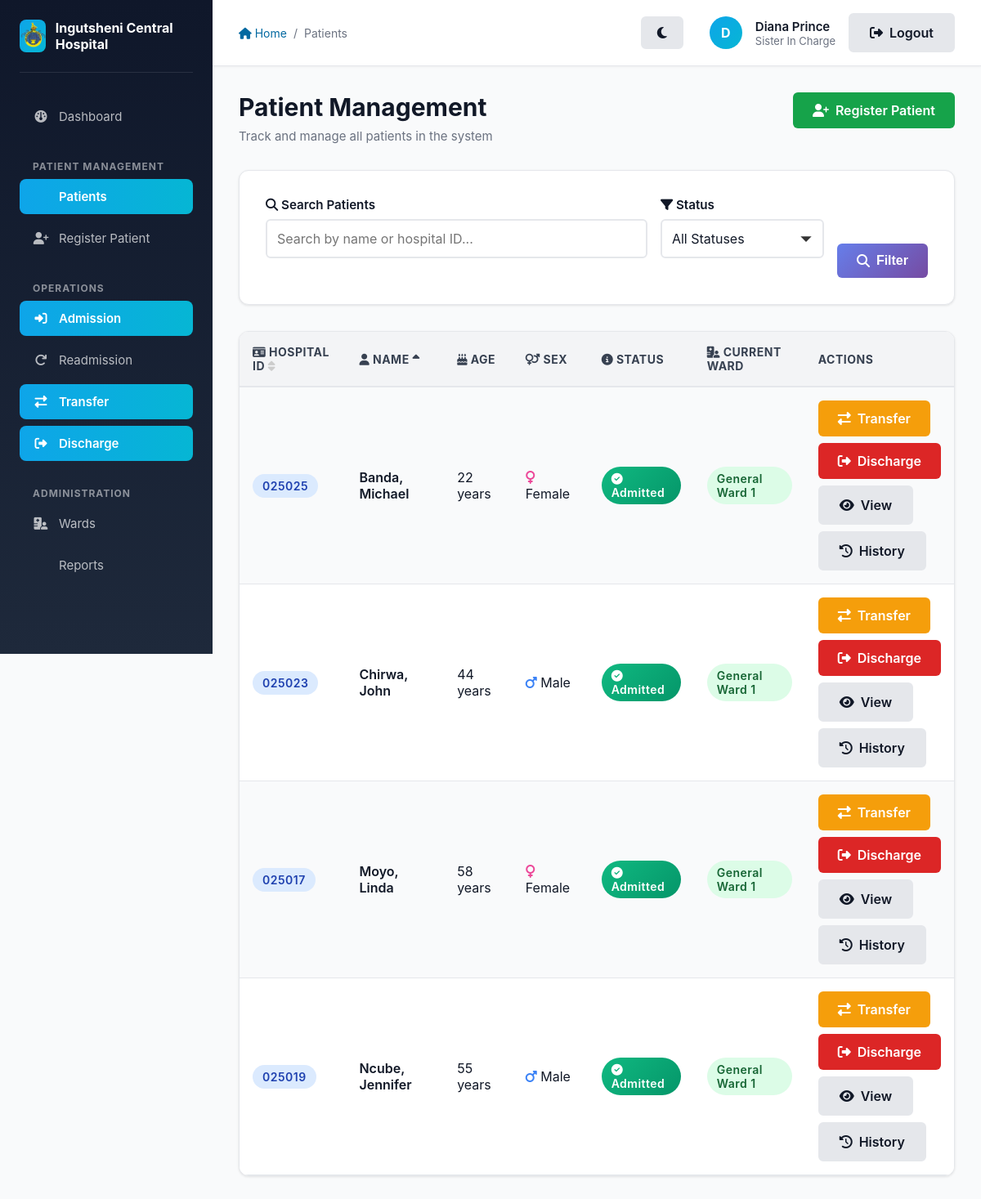
Before: /patients (signed in) with the older database file.
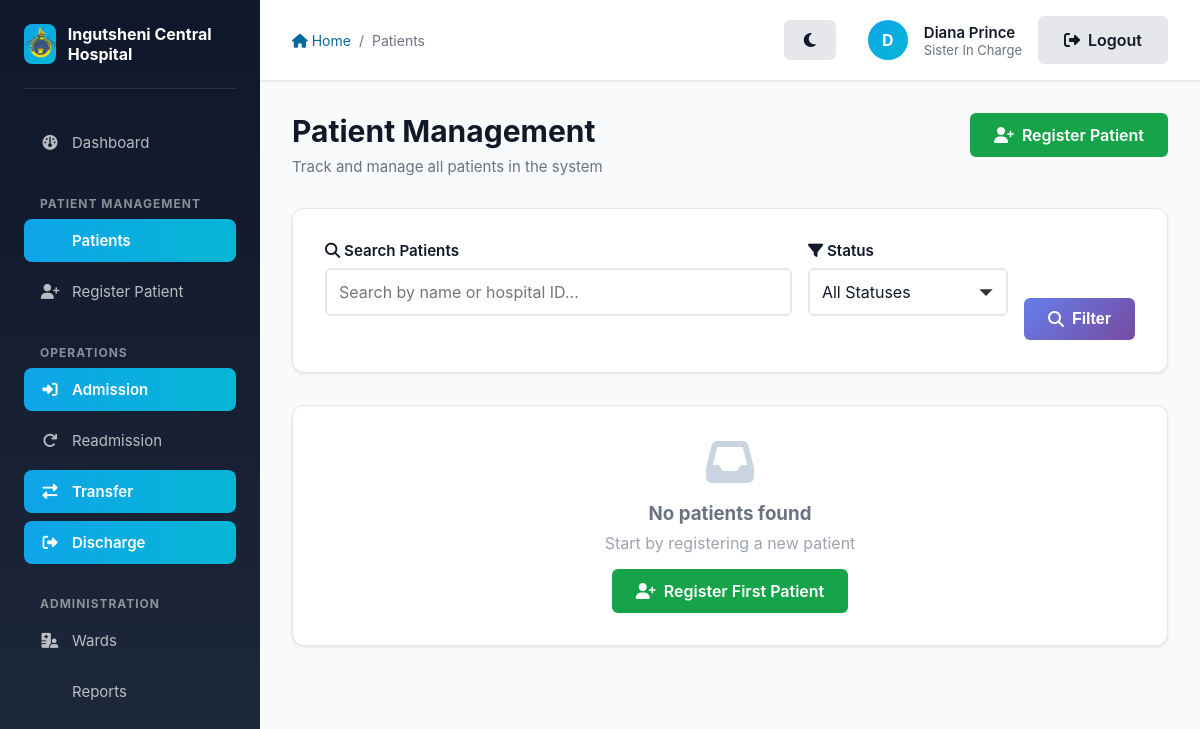
After: the same page with the newer database file.
### app/models/models.py (models this page shows, shortened)
class Patient(db.Model):
    __tablename__ = 'patients'
    id = db.Column(db.Integer, primary_key=True)
    hospital_id = db.Column(db.String(6), unique=True, nullable=False)
    surname = db.Column(db.String(100), nullable=False)
    first_names = db.Column(db.String(100), nullable=False)
    date_of_birth = db.Column(db.Date, nullable=False)
    age = db.Column(db.Integer, nullable=False)
    sex = db.Column(db.String(20), nullable=False)  # Male, Female, Other
    race = db.Column(db.String(50), nullable=False)
    marital_status = db.Column(db.String(50), nullable=False)  # Single, Married, Divorced, Widowed
    occupation = db.Column(db.String(100), nullable=False)
    religion = db.Column(db.String(50), default='Not Applicable')
    residential_address = db.Column(db.Text, nullable=False)
    contact_number = db.Column(db.String(20), nullable=False)
    employer_name = db.Column(db.String(100), nullable=True)
    employer_address = db.Column(db.Text, nullable=True)
    next_of_kin_name = db.Column(db.String(100), nullable=False)
    next_of_kin_address = db.Column(db.Text, nullable=False)
    next_of_kin_relationship = db.Column(db.String(50), nullable=False)
    chief = db.Column(db.String(100), default='Not Applicable')
    village = db.Column(db.String(100), default='Not Applicable')
    tribe = db.Column(db.String(100), default='Not Applicable')
    admission_datetime = db.Column(db.DateTime, nullable=False)
    referring_doctor_hospital = db.Column(db.String(150), nullable=False)
    diagnosis = db.Column(db.Text, nullable=False)
    doctor_name = db.Column(db.String(100), nullable=False)
    consultant_name = db.Column(db.String(100), nullable=False)
    pharmacy_name = db.Column(db.String(100), nullable=False)
    discharge_datetime = db.Column(db.DateTime, nullable=True)
    status = db.Column(db.String(50), default='Registered')  # Registered, Admitted, Transferred, Discharged, Deceased
    ward_id = db.Column(db.Integer, db.ForeignKey('wards.id'), nullable=True)
    is_deleted = db.Column(db.Boolean, default=False)
    created_at = db.Column(db.DateTime, default=lambda: datetime.now(timezone.utc))
    updated_at = db.Column(db.DateTime, default=lambda: datetime.now(timezone.utc), onupdate=lambda: datetime.now(timezone.utc))
    @property
    def name(self):
        return f"{self.surname}, {self.first_names}"
    @property
    def gender(self):
        return self.sex
    @hybrid_property
    def national_id(self):
        return self.hospital_id
    @national_id.setter
    def national_id(self, value):
        self.hospital_id = value
    @national_id.expression
    def national_id(cls):
        return cls.hospital_id
    admissions = db.relationship('Admission', backref='patient', lazy=True)
    transfers = db.relationship('Transfer', backref='patient', lazy=True)
    discharges = db.relationship('Discharge', backref='patient', lazy=True)

class Ward(db.Model):
    __tablename__ = 'wards'
    id = db.Column(db.Integer, primary_key=True)
    name = db.Column(db.String(100), unique=True, nullable=False)
    type = db.Column(db.String(50), nullable=False) # Admission, General, Discharge
    capacity = db.Column(db.Integer, nullable=True)
    users = db.relationship('User', backref='ward_obj', lazy=True)
    patients = db.relationship('Patient', backref='current_ward', lazy=True)

### app/patients/routes.py (the view)
@patients.route('/patients')
@login_required
def list_patients():
    page = request.args.get('page', 1, type=int)
    sort = request.args.get('sort', 'name')
    order = request.args.get('order', 'asc')
    search = request.args.get('search', '')
    status = request.args.get('status', '')
    query = Patient.query.filter_by(is_deleted=False)
    role = current_user.role_obj.name
    if role in ['Nurse', 'Sister In Charge']:
        query = query.filter(Patient.ward_id == current_user.ward_id)
    if search:
        query = query.filter(
            (Patient.surname.ilike(f'%{search}%')) |
            (Patient.first_names.ilike(f'%{search}%')) |
            (Patient.hospital_id.ilike(f'%{search}%'))
        )
    if status:
        query = query.filter(Patient.status == status)
    if sort == 'hospital_id':
        if order == 'desc':
            query = query.order_by(Patient.hospital_id.desc())
        else:
            query = query.order_by(Patient.hospital_id.asc())
    else:
        if order == 'desc':
            query = query.order_by(Patient.surname.desc(), Patient.first_names.desc())
        else:
            query = query.order_by(Patient.surname.asc(), Patient.first_names.asc())
    pagination = query.paginate(page=page, per_page=15, error_out=False)
    all_patients = pagination.items
    return render_template('patients/list_patients.html', patients=all_patients, pagination=pagination, search=search, status=status, sort=sort, order=order)

### app/models/models.py (called while the page is built)
@login_manager.user_loader
def load_user(user_id):
    return User.query.get(int(user_id))

### app/templates/patients/list_patients.html (shortened to what the changed rows need)
{% extends "layout.html" %}
{% block content %}
    <div class="page-header flex-between" style="display: flex; justify-content: space-between; align-items: flex-start;">
        <div>
            <h1 class="page-title">Patient Management</h1>
        </div>
    </div>
    {% if patients %}
        <div class="card">
            <div class="table-responsive">
                <table class="table table-striped">
                    <thead>
                        <tr>
                            <th>
                                <a href="{{ url_for('patients.list_patients', search=search, status=status, sort='hospital_id', order='desc' if sort == 'hospital_id' and order == 'asc' else 'asc') }}" style="color: inherit; text-decoration: none;">
                                    <i class="fas fa-id-card"></i> Hospital ID
                                    {% if sort == 'hospital_id' %}
                                        <i class="fas fa-sort-{{ 'down' if order == 'desc' else 'up' }}"></i>
                                    {% else %}
                                        <i class="fas fa-sort" style="color: #ccc;"></i>
                                    {% endif %}
                                </a>
                            </th>
                            <th>
                                <a href="{{ url_for('patients.list_patients', search=search, status=status, sort='name', order='desc' if sort == 'name' and order == 'asc' else 'asc') }}" style="color: inherit; text-decoration: none;">
                                    <i class="fas fa-user"></i> Name
                                    {% if sort == 'name' %}
                                        <i class="fas fa-sort-{{ 'down' if order == 'desc' else 'up' }}"></i>
                                    {% else %}
                                        <i class="fas fa-sort" style="color: #ccc;"></i>
                                    {% endif %}
                                </a>
                            </th>
                            <th><i class="fas fa-birthday-cake"></i> Age</th>
                            <th><i class="fas fa-venus-mars"></i> Sex</th>
                            <th><i class="fas fa-info-circle"></i> Status</th>
                            <th><i class="fas fa-hospital-user"></i> Current Ward</th>
                            <th style="width: 180px;">Actions</th>
                        </tr>
                    </thead>
                    <tbody>
                        {% for patient in patients %}
                            <tr class="clickable-row" onclick="if(event.target.closest('a, button, form')) return; window.location='{{ url_for('patients.view_patient', patient_id=patient.id) }}';">
                                <td>
                                    <span class="font-semibold badge badge-info">{{ patient.hospital_id }}</span>
                                </td>
                                <td>
                                    <a href="{{ url_for('patients.view_patient', patient_id=patient.id) }}" class="font-semibold link-primary" style="text-decoration: none; color: inherit;">
                                        {{ patient.surname }}, {{ patient.first_names }}
                                    </a>
                                </td>
                                <td>{{ patient.age }} years</td>
                                <td>
                                    {% if patient.sex == 'Male' %}
                                        <span><i class="fas fa-mars" style="color: #3b82f6;"></i> Male</span>
                                    {% elif patient.sex == 'Female' %}
                                        <span><i class="fas fa-venus" style="color: #ec4899;"></i> Female</span>
                                    {% else %}
                                        <span>{{ patient.sex }}</span>
                                    {% endif %}
                                </td>
                                <td>
                                    {% if patient.status == 'Admitted' %}
                                        <span class="badge status-admitted"><i class="fas fa-check-circle"></i> Admitted</span>
                                    {% elif patient.status == 'Transferred' %}
                                        <span class="badge status-transferred"><i class="fas fa-exchange-alt"></i> Transferred</span>
                                    {% elif patient.status == 'Discharged' %}
                                        <span class="badge status-discharged"><i class="fas fa-check"></i> Discharged</span>
                                    {% else %}
                                        <span class="badge badge-neutral">{{ patient.status }}</span>
                                    {% endif %}
                                </td>
                                <td>
                                    {% if patient.current_ward %}
                                        <span class="badge badge-success">{{ patient.current_ward.name }}</span>
                                    {% else %}
                                        <span class="badge badge-neutral">Not Assigned</span>
                                    {% endif %}
                                </td>
                                <td>
                                    <div style="display: flex; gap: 0.5rem; flex-wrap: wrap;">
                                        {% if patient.status == 'Registered' %}
                                            <a href="{{ url_for('patients.admit_patient', patient_id=patient.id) }}" class="btn btn-sm btn-primary" title="Admit Patient">
                                                <i class="fas fa-sign-in-alt"></i> Admit
                                            </a>
                                        {% elif patient.status == 'Admitted' or patient.status == 'Transferred' %}
                                            {% if current_user.role_obj.name in ['Admin', 'CMO', 'Sister In Charge'] %}
                                                {% if patient.current_ward and patient.current_ward.type != 'Discharge' %}
                                                    <a href="{{ url_for('transfers.transfer_patient', patient_id=patient.id) }}" class="btn btn-sm btn-warning" title="Transfer Patient">
                                                        <i class="fas fa-exchange-alt"></i> Transfer
                                                    </a>
                                                {% endif %}
                                                <a href="{{ url_for('patients.discharge_patient', patient_id=patient.id) }}" class="btn btn-sm btn-danger" title="Discharge Patient">
                                                    <i class="fas fa-sign-out-alt"></i> Discharge
                                                </a>
                                            {% endif %}
                                        {% elif patient.status in ['Discharged', 'Deceased'] %}
                                            {% if current_user.role_obj.name in ['Admin', 'CMO', 'Sister In Charge'] %}
                                                <a href="{{ url_for('patients.readmit_patient_details', patient_id=patient.id) }}" class="btn btn-sm btn-success" title="Readmit Patient">
                                                    <i class="fas fa-redo"></i> Readmit
                                                </a>
                                            {% endif %}
                                        {% endif %}
                                        <a href="{{ url_for('patients.view_patient', patient_id=patient.id) }}" class="btn btn-sm btn-secondary" title="View Patient">
                                            <i class="fas fa-eye"></i> View
                                        </a>
                                        <a href="{{ url_for('patients.patient_history', patient_id=patient.id) }}" class="btn btn-sm btn-secondary" title="View History">
                                            <i class="fas fa-history"></i> History
                                        </a>
                                    </div>
                                </td>
                            </tr>
                        {% endfor %}
                    </tbody>
                </table>
            </div>
        </div>
    {% else %}
        <div class="card">
            <div class="card-body text-center p-6" style="text-align: center;">
                <i class="fas fa-inbox" style="font-size: 3rem; color: #cbd5e1; margin-bottom: 1rem; display: block;"></i>
                <h3 style="color: #6b7280; margin-bottom: 0.5rem;">No patients found</h3>
                <p style="color: #9ca3af; margin-bottom: 1rem;">Start by registering a new patient</p>
                <a href="{{ url_for('patients.register_patient') }}" class="btn btn-success">
                    <i class="fas fa-user-plus"></i> Register First Patient
                </a>
            </div>
        </div>
    {% endif %}
{% endblock %}

Changed rows visible on the page:
no longer on this page (row edited): Patient: hospital_id "025025", surname "Banda", first_names "Michael", age "22", sex "Female" (drawn), status "Admitted" (drawn), current_ward.name "General Ward 1"
no longer on this page (row edited): Patient: hospital_id "025023", surname "Chirwa", first_names "John", age "44", sex "Male" (drawn), status "Admitted" (drawn), current_ward.name "General Ward 1"
no longer on this page (row edited): Patient: hospital_id "025017", surname "Moyo", first_names "Linda", age "58", sex "Female" (drawn), status "Admitted" (drawn), current_ward.name "General Ward 1"
no longer on this page (row edited): Patient: hospital_id "025019", surname "Ncube", first_names "Jennifer", age "55", sex "Male" (drawn), status "Admitted" (drawn), current_ward.name "General Ward 1"
Other visible differences:
text no longer shown: "HOSPITAL ID NAME AGE SEX STATUS CURRENT WARD ACTIONS"
text now shown: "No patients found Start by registering a new patient Register First Patient"
